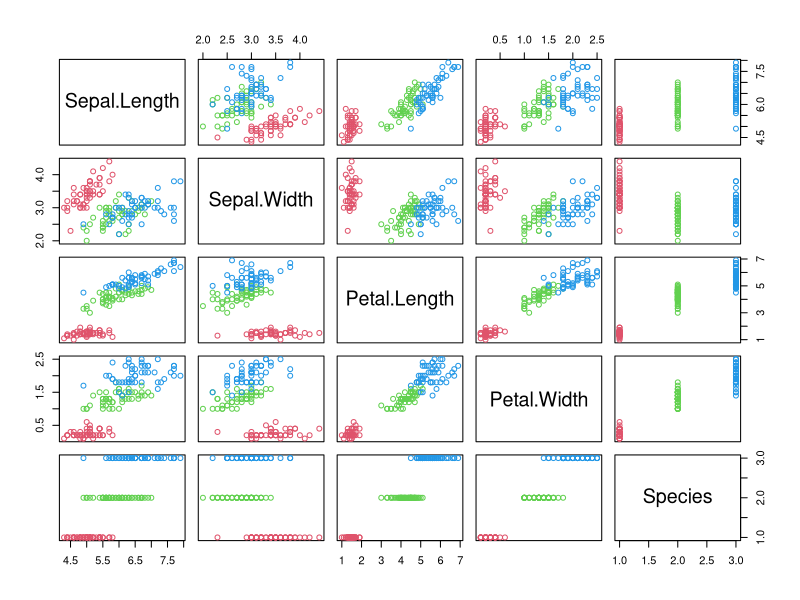

Recreate this plot in R.
## ---- chunk 1
knitr::opts_chunk$set(echo = TRUE)
if (!require(randomForest)) install.packages('randomForest')
## ---- chunk 2
data(iris)
head(iris)
## ---- chunk 3
str(iris)
## ---- chunk 4
plot(iris, col=c(2, 3, 4)[iris$Species])
## ---- chunk 5
(iris.rf <- randomForest(Species ~ ., data = iris))
## ---- chunk 6
importance(iris.rf)
## ---- chunk 7
# 再現性のためにシードを設定
set.seed(123)  

# データの分割
sample_indices <- sample(1:nrow(iris), 0.7 * nrow(iris))  
df.train <- iris[sample_indices, ]
df.test <- iris[-sample_indices, ]

# データサイズの確認
c(nrow(iris), nrow(df.train), nrow(df.test))
## ---- chunk 8
(model.rf <- randomForest(Species ~ ., data = df.train))
## ---- chunk 9
prediction <- predict(model.rf, df.test)
## ---- chunk 10
(result <- table(prediction, df.test$Species))
(accuracy_prediction <- sum(diag(result)) / sum(result))
